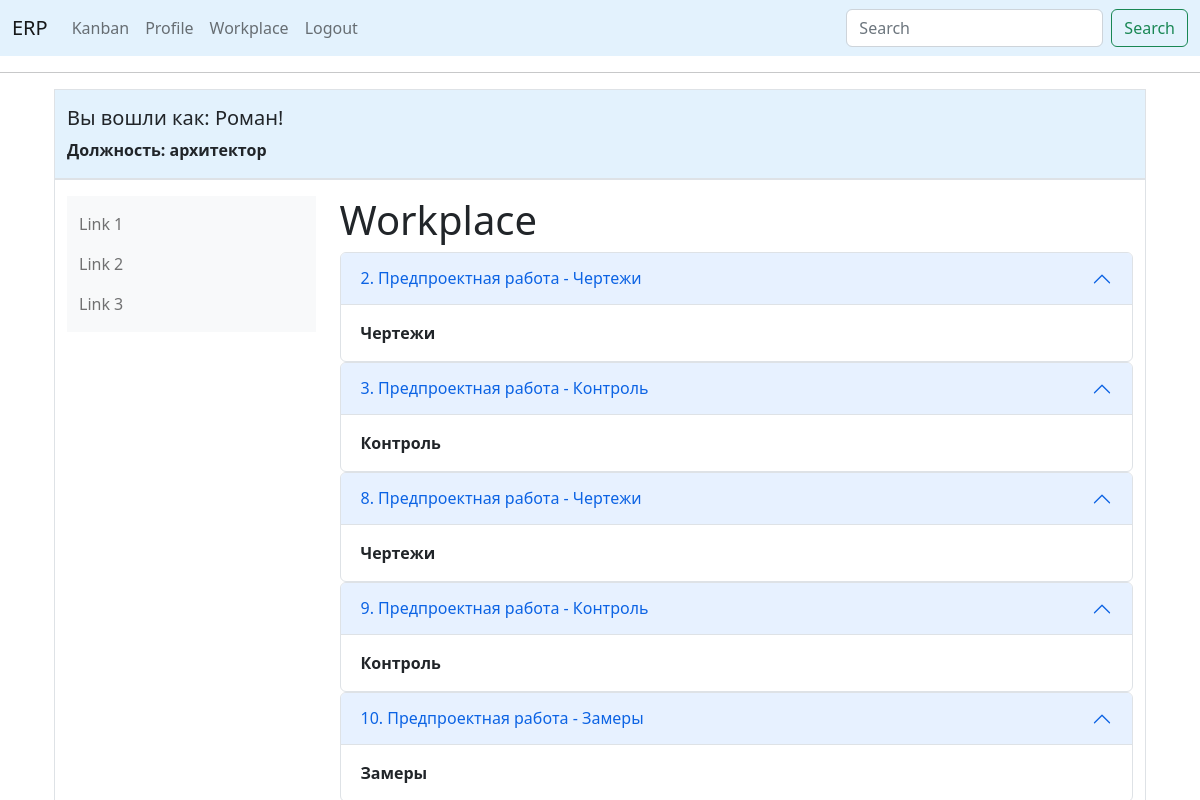
Screenshot of /workplace (signed in) with the database file from the repository.
### app/models.py (models this page shows, shortened)
class User(UserMixin, db.Model):
    id = db.Column(db.Integer, primary_key=True)
    first_name = db.Column(db.String(150), index=True)
    last_name = db.Column(db.String(150), index=True)
    phone = db.Column(db.String(120), index=True, unique=True)
    username = db.Column(db.String(64), index=True, unique=True)
    password_hash = db.Column(db.String(128))
    specialization_id = db.Column(db.Integer, db.ForeignKey('specialization.id'), nullable=False)
    posts = db.relationship('Post', backref='author', lazy='dynamic')
    followed = db.relationship(
        'User', secondary=followers,
        primaryjoin=(followers.c.follower_id == id),
        secondaryjoin=(followers.c.followed_id == id),
        backref=db.backref('followers', lazy='dynamic'), lazy='dynamic')

class Specialization(db.Model):
    id = db.Column(db.Integer, primary_key=True)
    job_departmet = db.Column(db.String(200), index=True)
    job_title = db.Column(db.String(150), index=True, unique=True)
    users = db.relationship('User', backref='employee',
                            lazy=True)  # this is not a table field, the code sets the relation of the specialization

class PreProduct(db.Model):
    id = db.Column(db.Integer, primary_key=True)
    number_order_client = db.Column(db.Integer, db.ForeignKey('order_client.id'), nullable=False)
    work_type = db.Column(db.Integer, db.ForeignKey('works.id'), nullable=False)
    set_worker = db.Column(db.Integer, db.ForeignKey('user.id'))
    work = db.relationship('Works', backref='work', lazy='subquery')
    worker = db.relationship('User', backref='worker', lazy='subquery')

class Works(db.Model):
    id = db.Column(db.Integer, primary_key=True)
    work_title = db.Column(db.String(150))
    work_type = db.Column(db.String(150))

### app/routes.py (the view)
@app.route('/workplace', methods=['GET', 'POST'])
@login_required
def workplace():
    order_manufacture = PreProduct.query.filter_by(set_worker=current_user.id).all()
    return render_template("workplace.html", title='Workplace', order_manufacture=order_manufacture)

### app/models.py (called while the page is built)
@login.user_loader
def load_user(id):
    return User.query.get(int(id))

### app/templates/workplace.html
{% if current_user.specialization_id is ne(2)%}
{% extends "base_bootstrap.html" %}
{% else %}
{% extends "base.html" %}
{% endif %}
{% block content %}
<h1>Workplace</h1>
{% for order in order_manufacture %}
<div class="accordion" id="accordionPanelsStayOpenExample">
  <div class="accordion-item">
    <h2 class="accordion-header" id="panelsStayOpen-headingOne">
      <button class="accordion-button" type="button" data-bs-toggle="collapse" data-bs-target="#panelsStayOpen-collapseOne" aria-expanded="true" aria-controls="panelsStayOpen-collapseOne">
        {{order.id}}. {{order.work.work_title}} - {{order.work.work_type}}
      </button>
    </h2>
    <div id="panelsStayOpen-collapseOne" class="accordion-collapse collapse show" aria-labelledby="panelsStayOpen-headingOne">
      <div class="accordion-body">
        <strong>{{order.work.work_type}}</strong>
      </div>
    </div>
  </div>
</div>
{% endfor%}
{% endblock %}

### app/templates/base_bootstrap.html (shortened to what this page needs)
<!doctype html>
<html>
<link href="https://cdn.jsdelivr.net/npm/bootstrap@5.2.3/dist/css/bootstrap.min.css" rel="stylesheet"
>
<head>
    <nav class="navbar navbar-expand-lg bg-body-tertiary" style="background-color: #e3f2fd;">
        <div class="container-fluid">
            <a class="navbar-brand" href="{{ url_for('index') }}">ERP</a>
            <div class="collapse navbar-collapse" id="navbarSupportedContent">
                <ul class="navbar-nav me-auto mb-2 mb-lg-0">
                    {% if current_user.is_anonymous %}
                    <li class="nav-item">
                        <a class="nav-link active" aria-current="page" href="{{ url_for('index') }}">Home</a>
                    </li>
                    <li class="nav-item">
                        <a class="nav-link" href="{{ url_for('login') }}">Login</a>
                    </li>
                    {% else %}
                    <li class="nav-item">
                        <a class="nav-link" href="{{ url_for('kanban') }}">Kanban</a>
                    </li>
                    <li class="nav-item">
                        <a class="nav-link" href="{{ url_for('user', username=current_user.username) }}">Profile</a>
                    </li>
                    <li class="nav-item">
                        <a class="nav-link" href="{{ url_for('workplace') }}">Workplace</a>
                    </li>
                    <li class="nav-item">
                        <a class="nav-link" href="{{ url_for('logout') }}">Logout</a>
                    </li>
                </ul>
                <form class="d-flex" role="search">
                    <input class="form-control me-2" type="search" placeholder="Search" aria-label="Search">
                    <button class="btn btn-outline-success" type="submit">Search</button>
                </form>
                {% endif %}
            </div>
        </div>
    </nav>
    <hr>
    <div class="container mt-3">
    <div class="container mt-3">
</head>
<body>
<div class="container-sm pt-3 border " style="background-color: #e3f2fd">
    <div>
        {% if current_user.is_authenticated %}
        <h5> Вы вошли как: {{ current_user.first_name }}!</h5>
        <p><strong>Должность: {{current_user.employee.job_title}}</strong></p>
        {% endif %}
    </div>
</div>
<div class="container-sm pt-3 border ">
    <div class="row">
        <div class="col-sm-3">
            <nav class="navbar bg-light">
                <div class="container-fluid">
                    <ul class="navbar-nav">
                        <li class="nav-item">
                            <a class="nav-link" href="#">Link 1</a>
                        </li>
                        <li class="nav-item">
                            <a class="nav-link" href="#">Link 2</a>
                        </li>
                        <li class="nav-item">
                            <a class="nav-link" href="#">Link 3</a>
                        </li>
                    </ul>
                </div>
            </nav>
        </div>
        <div class="col-sm-9">
            {% block content %}{% endblock %}
        </div>
    </div>
</div>
</body>
</html>

### rows the page displays
User: first_name "Роман"
Specialization: employee.job_title "архитектор"
PreProduct: id "2", work.work_title "Предпроектная работа", work.work_type "Чертежи"
PreProduct: id "3", work.work_title "Предпроектная работа", work.work_type "Контроль"
PreProduct: id "8", work.work_title "Предпроектная работа", work.work_type "Чертежи"
PreProduct: id "9", work.work_title "Предпроектная работа", work.work_type "Контроль"
PreProduct: id "10", work.work_title "Предпроектная работа", work.work_type "Замеры"
